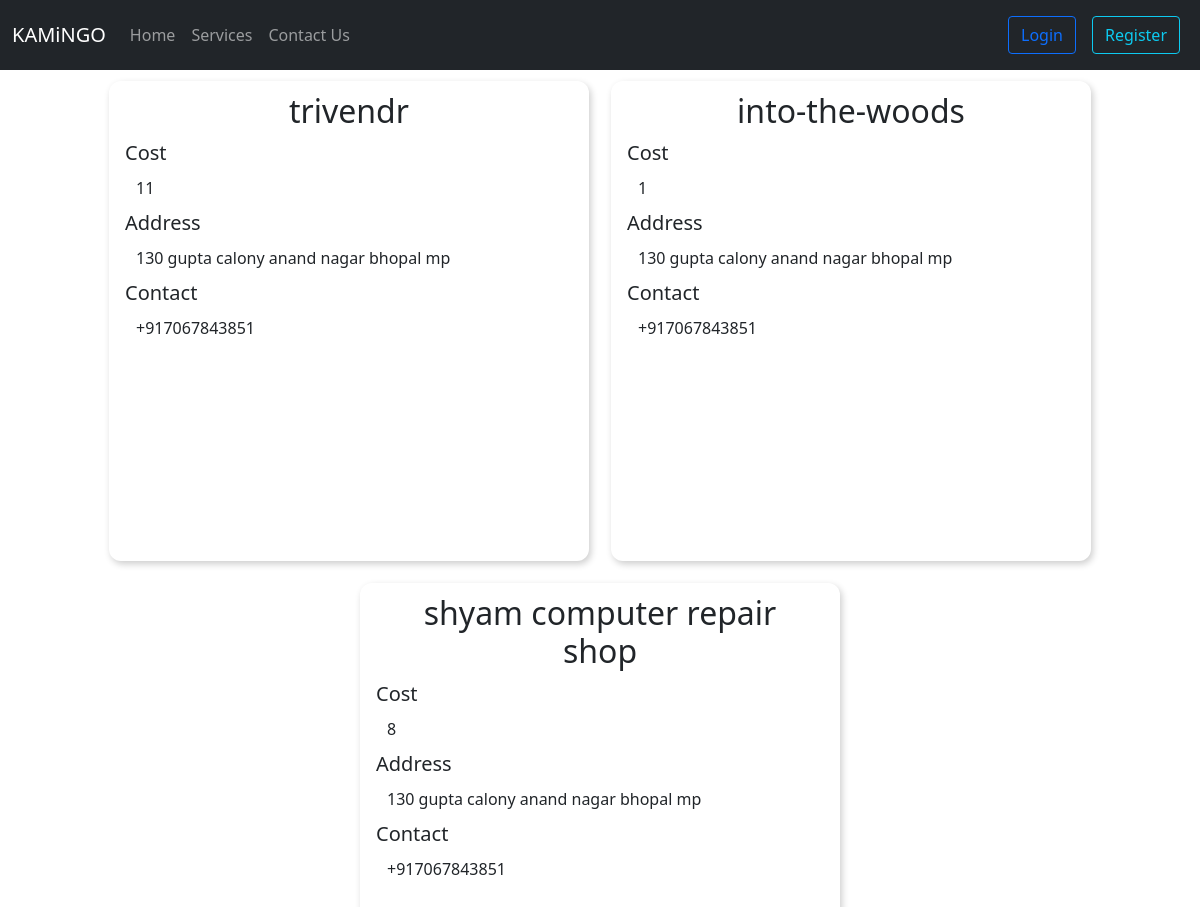
The app's page /, older data.
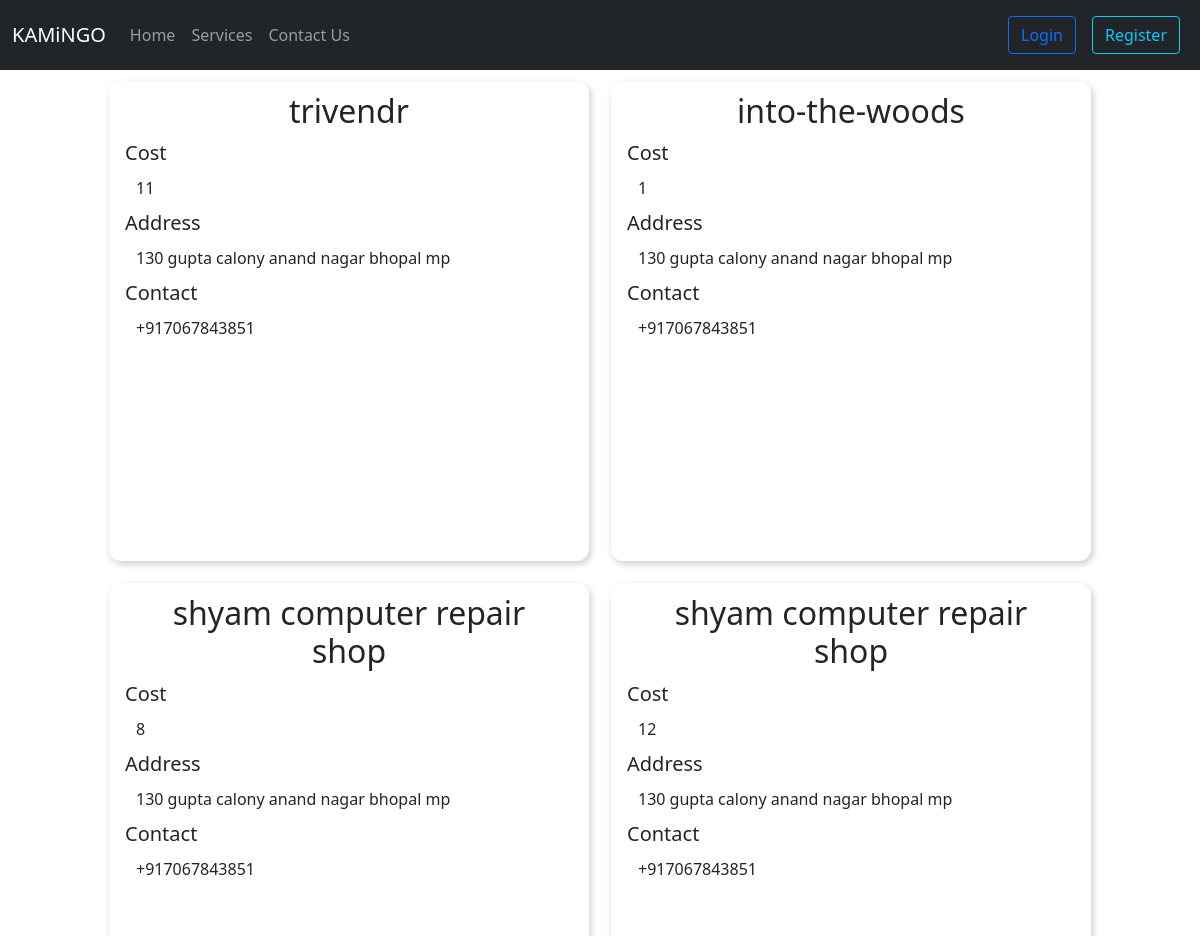
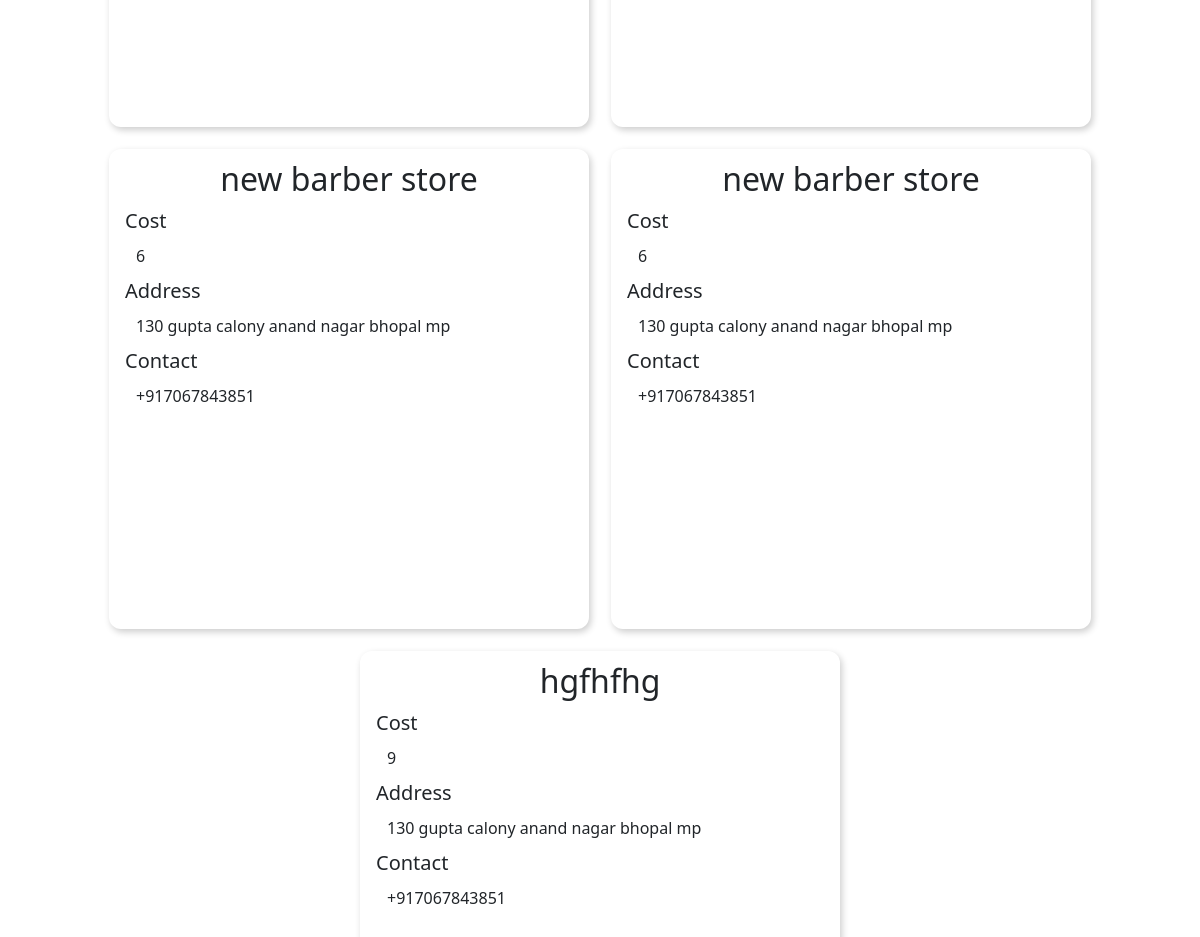
The same page, newer data (2 pictures, top to bottom).
### serviceapp/models.py (models this page shows, shortened)
class ServiceModel(models.Model):
    image = models.ImageField(upload_to=path_and_rename, null=True)
    title = models.CharField(max_length=100)
    category = models.ForeignKey(CategoryModel, on_delete=models.SET_NULL, related_name='category', null=True)
    cost = models.IntegerField()
    service_provider_name = models.CharField(max_length=100)
    contact = PhoneNumberField()
    address = models.CharField(max_length=200, null=True)

### serviceapp/views.py (the view)
# urls.py: path('', views.front_page, name='front-page'),
def front_page(request):
    services = ServiceModel.objects.all()
    return render(request, 'serviceapp/front_page.html', {
        'services': services
    })

### serviceapp/templates/serviceapp/front_page.html (shortened to what this page needs)
{% extends 'base.html' %}
{% load static %}
{% block css_linking_block %}
    <link rel="stylesheet" href="{% static 'serviceapp/include/service_card.css' %}">
{% endblock %}
{% block body %}
<div class="containe" id="contentt">
    <div class="" id="rr">
        {% for service in services %}
        <div class=" frontkaul" >
            {% include 'serviceapp/includes/service_card.html' %}
        </div>
        {% endfor %}
    </div>
</div>
{% endblock %}

### templates/base.html (shortened to what this page needs)
<!DOCTYPE html>
<html lang="en">
    <head>
        {% block css_linking_block %}
        {% endblock %}
        <link
            href="https://cdn.jsdelivr.net/npm/bootstrap@5.0.2/dist/css/bootstrap.min.css"
            rel="stylesheet"
>
    </head>
    <body>
        <nav class="navbar navbar-expand-lg navbar-dark bg-dark">
            <div class="container-fluid">
              <a class="navbar-brand" href="/">KAMiNGO</a>
              <div class="collapse navbar-collapse" id="navbarSupportedContent">
                <ul class="navbar-nav me-auto mb-2 mb-lg-0">
                  <li class="nav-item">
                    <a class="nav-link" aria-current="page" href="/">Home</a>
                  </li>
                  <li class="nav-item">
                    <a class="nav-link" aria-current="page" href="">Services</a>
                  </li>
                  <li class="nav-item">
                    <a class="nav-link" href="user/register">Contact Us</a>
                  </li>
                </ul>
                <form class="d-flex">
                  <ul class="navbar-nav me-auto mb-2 mb-lg-0">
                  <li class="nav-item">
                    <a class="nav-link" aria-current="page" href="user/login"><button type="button" class="btn btn-outline-primary">Login</button>
                    </a>
                  </li>
                  <li class="nav-item">
                    <a class="nav-link" href="user/register"><button type="button" class="btn btn-outline-info">Register</button>
                    </a>
                  </ul>
                </form>
              </div>
            </div>
          </nav>
        {% block body %}
        {% endblock %}
    </body>
</html>

### serviceapp/templates/serviceapp/includes/service_card.html (shortened to what this page needs)
<div class="database">
    <ul>
        <li>
            <h2 style="text-align: center;">{{ service.title }}</h2>
        </li>
        <h5>Cost</h5>
        <li>{{ service.cost }}</li>
        <h5>Address</h5>
        <li>{{ service.address }}</li>
        <h5>Contact</h5>
        <li>{{ service.contact }}</li>
    </ul>
</div>

### serviceapp/static/serviceapp/include/service_card.css (style rules this page uses)
.database { box-sizing: border-box; border-radius: 12px; box-shadow: 2px 3px 7px rgba(2, 0, 0, 0.2); margin: 11px; min-width: 30rem; max-width: 30rem; max-height: 30rem; min-height: 30rem; }
.database ul li { margin: 11px; list-style-type: none; }
.database ul { padding-left: 1rem; padding-right: 1rem; }
#rr { display: flex; flex-direction: row; align-items: center; justify-content: center; flex-wrap: wrap; }
#contentt { display: flex; flex-direction: row; align-items: center; justify-content: center; }
.frontkaul { display: flex; flex-direction: row; flex-wrap: wrap; }

Row changes from the older to the newer data that the page shows:
added ServiceModel: title "shyam computer repair shop", cost "12", address "130 gupta calony anand nagar bhopal mp", contact "+917067843851"
added ServiceModel: title "new barber store", cost "6", address "130 gupta calony anand nagar bhopal mp", contact "+917067843851"
added ServiceModel: title "new barber store", cost "6", address "130 gupta calony anand nagar bhopal mp", contact "+917067843851"
added ServiceModel: title "hgfhfhg", cost "9", address "130 gupta calony anand nagar bhopal mp", contact "+917067843851"
